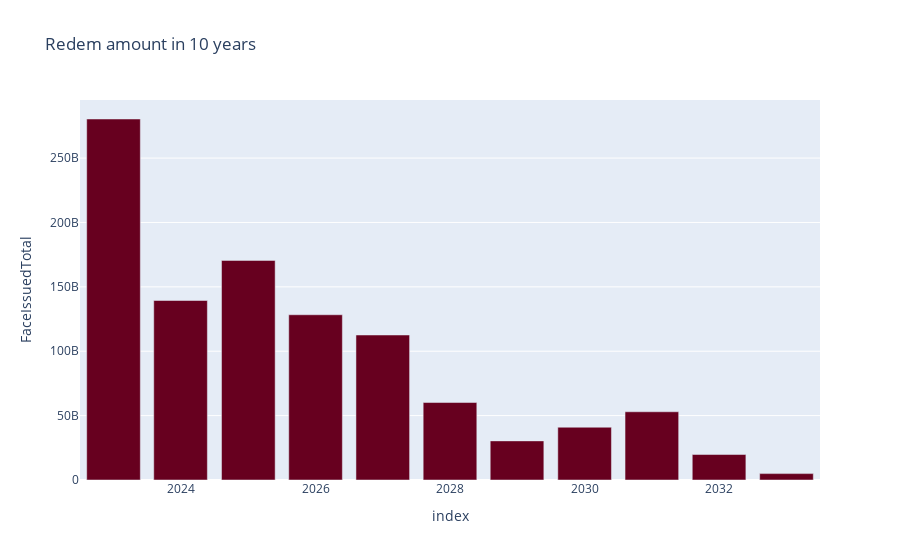

The notebook cell this image was saved under:
### Code cell
yearsf = date.today() + relativedelta(years=+10)
end = datetime.datetime(yearsf.year, yearsf.month, 1).strftime("%Y-%m-%d %H:%M:%S")[0:4]
start = date.today().strftime("%Y-%m-%d %H:%M:%S")[0:4]
cols = ['RIC','PricingRedemDate','FaceIssuedTotal']
d = df[cols].copy()
d.loc[:,"PricingRedemDate"] = pd.to_datetime(d["PricingRedemDate"], errors = 'coerce')
d = d.set_index("PricingRedemDate").sort_index(ascending=True)
d_month = d.resample('BY').sum()
d_monthf = d_month[start:end]
d_monthf.index.name = None

import plotly.express as px
fig = px.bar(d_monthf, y='FaceIssuedTotal',title = 'Redem amount in 10 years', color_discrete_sequence=px.colors.sequential.RdBu)
fig.show()

### Figure 1 — Plotly figure (JSON) as saved in the notebook; plotly's stock layout.template omitted (floating-point values rounded to 4 significant figures)
{"data": [{"alignmentgroup": "True", "hovertemplate": "index=%{x}<br>FaceIssuedTotal=%{y}<extra></extra>", "legendgroup": "", "marker": {"color": "rgb(103,0,31)", "pattern": {"shape": ""}}, "name": "", "offsetgroup": "", "orientation": "v", "showlegend": false, "textposition": "auto", "type": "bar", "x": ["2022-12-30T00:00:00+00:00", "2023-12-29T00:00:00+00:00", "2024-12-31T00:00:00+00:00", "2025-12-31T00:00:00+00:00", "2026-12-31T00:00:00+00:00", "2027-12-31T00:00:00+00:00", "2028-12-29T00:00:00+00:00", "2029-12-31T00:00:00+00:00", "2030-12-31T00:00:00+00:00", "2031-12-31T00:00:00+00:00", "2032-12-31T00:00:00+00:00"], "xaxis": "x", "y": [280345962600, 139395343000, 170500000000.0, 128300000000.0, 112605000000, 60166738000, 30370000000, 40989000000, 52980000000, 19788000000, 4960000000], "yaxis": "y"}], "layout": {"autosize": true, "barmode": "relative", "legend": {"tracegroupgap": 0}, "title": {"text": "Redem amount in 10 years"}, "xaxis": {"anchor": "y", "autorange": true, "domain": [0, 1], "range": ["2022-07-01", "2033-07-01"], "title": {"text": "index"}, "type": "date"}, "yaxis": {"anchor": "x", "autorange": true, "domain": [0, 1], "range": [0, 295100000000.0], "title": {"text": "FaceIssuedTotal"}, "type": "linear"}}}
